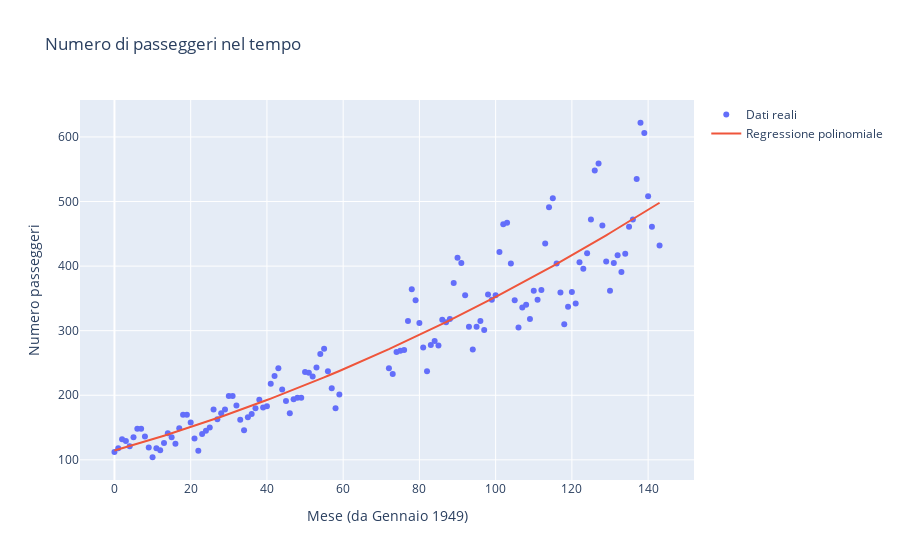

Notebook cell for this chart:
### Markdown cell above
***Punto 5: Visualizza i dati reali e la curva stimata con Plotly***

### Code cell
import plotly.graph_objects as go
import plotly.io as pio

# Imposto il renderer per VS Code
pio.renderers.default = "vscode"

# Creo il grafico interattivo
fig = go.Figure()

# Punti reali dei passeggeri
fig.add_trace(go.Scatter(
    x=df_clean['mese_numerico'],        # Ascissa: mesi del gennaio 1949
    y=y,                                # Ordinata: Valori reali dei passeggeri
    mode='markers',
    name='Dati reali'
))

# Curva stimata dal modello
fig.add_trace(go.Scatter(
    x=df_clean['mese_numerico'],       # Stessa ascissa
    y=y_pred,                          # Ordinata: Valori stimati dal modello polinomiale
    mode='lines',
    name='Regressione polinomiale'
))

# Titoli e assi
fig.update_layout(
    title='Numero di passeggeri nel tempo',
    xaxis_title='Mese (da Gennaio 1949)',
    yaxis_title='Numero passeggeri'
)

# Mostro il grafico
fig.show()

## INFO: 
#   - go.Scatter(..., mode='markers'): Mostra i dati reali come punti.
#   - go.Scatter(..., mode='lines'): Mostra la curva stimata.
#   - fig.show(): Apre il grafico interattivo.

### Figure 1 — Plotly figure (JSON) as saved in the notebook; plotly's stock layout.template omitted (floating-point values rounded to 4 significant figures; data arrays with more than 128 entries replaced by an {"elided": "..."} marker saying what was removed)
{"data": [{"mode": "markers", "name": "Dati reali", "type": "scatter", "x": {"elided": "131 int values"}, "y": {"elided": "131 float values"}}, {"mode": "lines", "name": "Regressione polinomiale", "type": "scatter", "x": {"elided": "131 int values"}, "y": {"elided": "131 float values"}}], "layout": {"title": {"text": "Numero di passeggeri nel tempo"}, "xaxis": {"title": {"text": "Mese (da Gennaio 1949)"}}, "yaxis": {"title": {"text": "Numero passeggeri"}}}}
